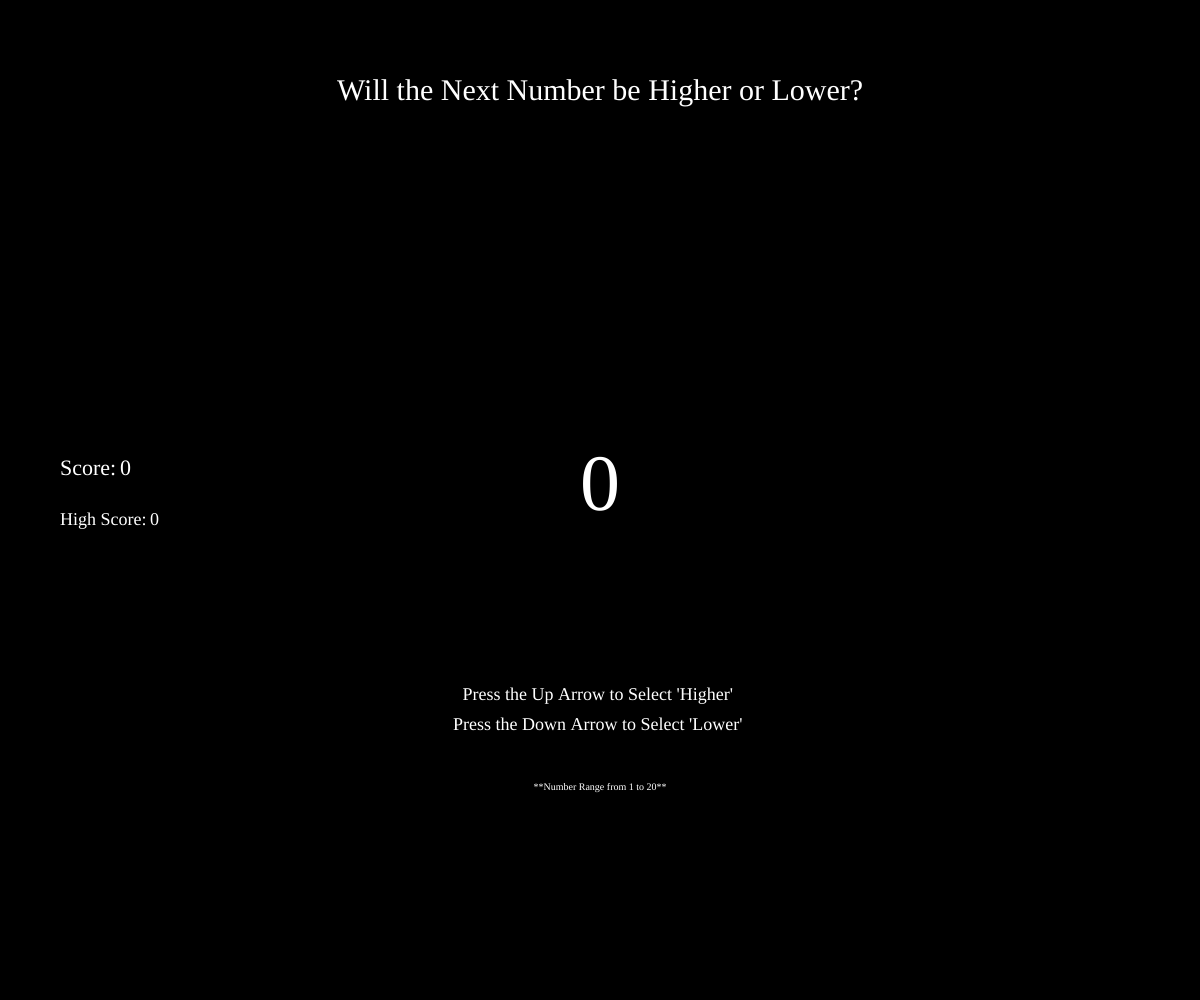
Frame 1 (no input)
Frame 60 (no input): identical to frame 1, image omitted
Frame 120 (the mouse pressed at the canvas centre since frame 60): identical to frame 1, image omitted

The p5.js sketch that drew this single still picture (run headless with seeded random() and noise() and a simulated clock; from frame 60 on, the mouse is pressed at the canvas centre):

// p5.js sketch
// ── sketch.js
var currentNumber = 0;
var previousNumber = 0;
var scoreNumber = 0;
var highScore = 0;


function setup() {

 createCanvas(windowWidth,windowHeight);

}

function draw() {

  background(0);
  textFont("Avant Garde")

  textSize(30);
  textAlign(CENTER);
  fill(255);
  text("Will the Next Number be Higher or Lower?",width/2,height/10);


  textSize(18);
  textAlign(CENTER);
  fill(255);
  text("Press the Up Arrow to Select 'Higher' ",width/2,height/2+200);

  textSize(18);
  textAlign(CENTER);
  fill(255);
  text("Press the Down Arrow to Select 'Lower' ",width/2,height/2+230);

  textSize(10);
  textAlign(CENTER);
  fill(255);
  text("**Number Range from 1 to 20**",width/2,height/2+290);


  // Shown Number
  textSize (80);
  textAlign(CENTER);
  fill(255);
  text(int (currentNumber), width/2,height/2+10);


  fill(255);
  textSize(22);
  textAlign(LEFT);
  text(int (scoreNumber),width/20+60,height/2-25);
  textSize(22);
  text("Score:",width/20,height/2-25);



  fill(255);
  textSize(18);
  textAlign(LEFT);
  text(int (highScore),width/20+90,height/2+25);
  textSize(18);
  text("High Score:",width/20,height/2+25);



}



function keyReleased(){
    previousNumber = currentNumber;
    currentNumber = round(random(1,20))

if (keyCode === UP_ARROW && currentNumber > previousNumber) {
    scoreNumber++
    fill(255)
    text("Correct!",width/15,height/8)

  } else if (keyCode === UP_ARROW && currentNumber < previousNumber) {
    scoreNumber=0
    fill(255)
    text("Nope...Try Again!",width/15,height/8)
  }

if (keyCode === DOWN_ARROW && currentNumber < previousNumber) {
  scoreNumber++
  text("Correct!",width/2,height/8)
} else if (keyCode === DOWN_ARROW && currentNumber > previousNumber) {
  scoreNumber=0
  text("Nope...Try Again!",width/2,height/8)
  }
  if (keyCode === UP_ARROW && currentNumber == previousNumber) {
    scoreNumber++
    text("Free Point for Doubles!",width/2,height/8)
    }
    if (scoreNumber > highScore){
      highScore = scoreNumber
    }


    console.log("current number is " + currentNumber);
    console.log("previous number is " + previousNumber);
    console.log("score=" + scoreNumber);
    console.log("best=" + highScore);
}


  if (highScore < scoreNumber) {
    highScore = scoreNumber;
  } else {
    highScore = highScore;
  }

// ── style.css
body{
  text-align: center;
}
h1,h2,h3,h5{
  color: #ffffff;
  font-family: 'Pangolin', cursive;
}
h1{
  padding: 20px;
  text-align: center;
}
h3{
  padding: 20px;
}
input{
  font-family: 'Pangolin', cursive;
}
button{
  font-family: 'Pangolin', cursive;

}
text{
  color: #ffffff;
  font-family: 'Pangolin', cursive;
}
